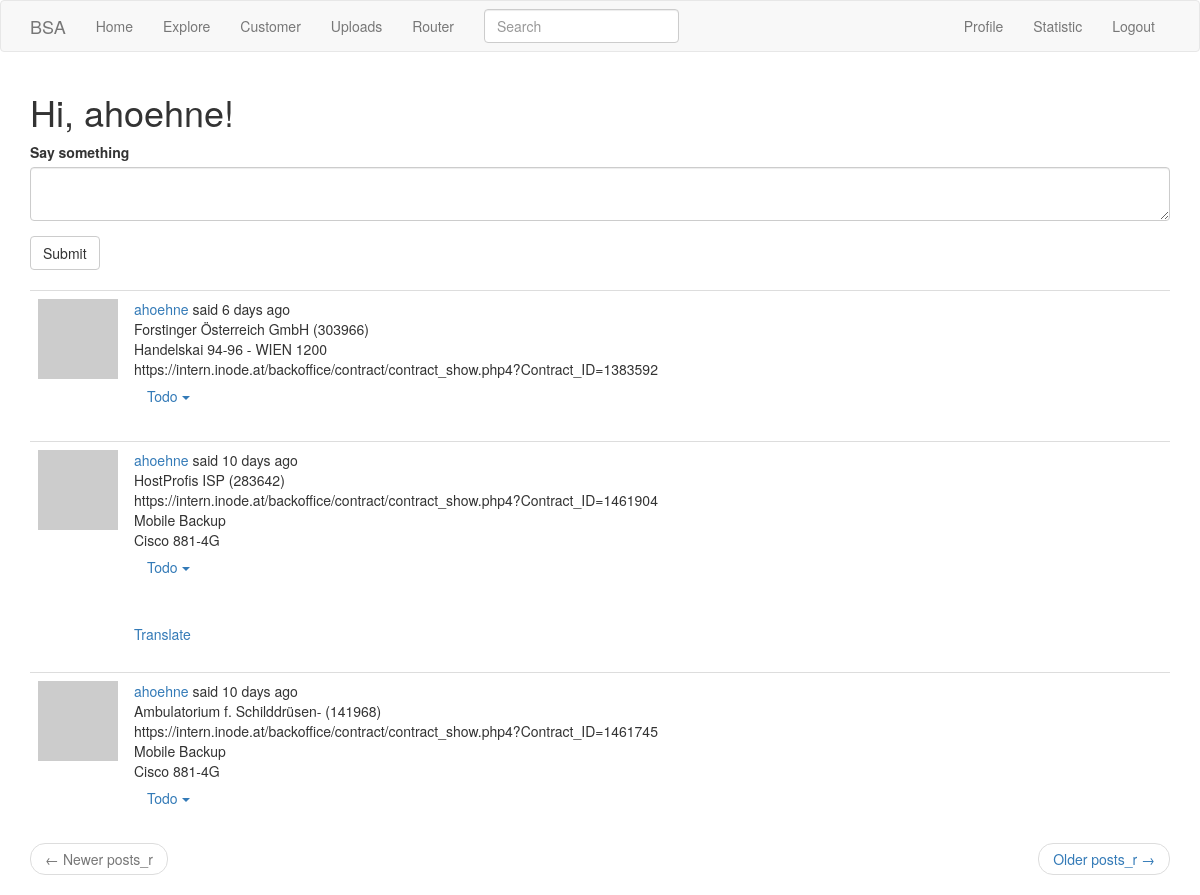
The app's page /router (signed in), older data.
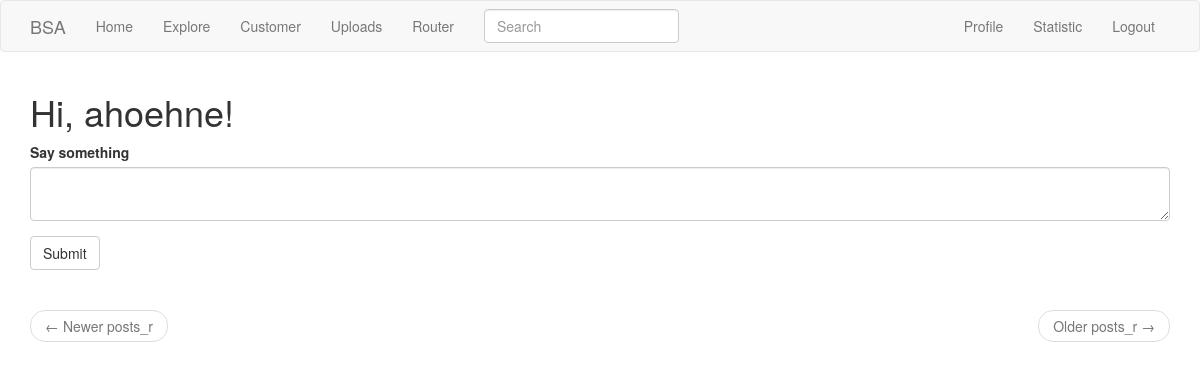
The same page, newer data.
### app/models.py (models this page shows, shortened)
class Post_r(db.Model): # ,SearchableMixin needs to be added
    id = db.Column(db.Integer, primary_key=True)
    body = db.Column(db.String(140))
    timestamp = db.Column(db.DateTime, index=True, default=datetime.utcnow)
    user_id2 = db.Column(db.Integer, db.ForeignKey('user.id'))
    language = db.Column(db.String(5))

### app/main/routes.py (the view, shortened to what this page needs)
@bp.route('/router',methods=['GET', 'POST'])
@login_required
def router():
    form = Post_r_Form()
    page = request.args.get('page', 1, type=int)
    posts_r = Post_r.query.order_by(Post_r.timestamp.desc()).paginate(
        page, current_app.config['POSTS_PER_PAGE'], False)
    next_url = url_for('main.router', page=posts_r.next_num) \
        if posts_r.has_next else None
    prev_url = url_for('main.router', page=posts_r.prev_num) \
        if posts_r.has_prev else None
    return render_template('router.html', title=_('Router') ,posts_r=posts_r.items, next_url=next_url,
                           prev_url=prev_url, form=form)

### app/main/forms.py
class SearchForm(FlaskForm):
    q = StringField(_l('Search'), validators=[DataRequired()])
    def __init__(self, *args, **kwargs):
        if 'formdata' not in kwargs:
            kwargs['formdata'] = request.args
        if 'csrf_enabled' not in kwargs:
            kwargs['csrf_enabled'] = False
        super(SearchForm, self).__init__(*args, **kwargs)

class Post_r_Form(FlaskForm):
    post_r = TextAreaField(_l('Say something'), validators=[DataRequired()])
    submit = SubmitField(_l('Submit'))

### app/main/routes.py (called while the page is built)
@bp.before_request
def before_request():
    if current_user.is_authenticated:
        current_user.last_seen = datetime.utcnow()
        db.session.commit()
        g.search_form = SearchForm()
    g.locale = str(get_locale())

### app/models.py (called while the page is built)
    @classmethod
    def before_commit(cls, session):
        session._changes = {
            'add': list(session.new),
            'update': list(session.dirty),
            'delete': list(session.deleted)
        }

    @login.user_loader
    def load_user(id):
        return User.query.get(int(id))

### app/templates/router.html (shortened to what this page needs)
{% extends "base.html" %}
{% import 'bootstrap/wtf.html' as wtf %}
{% block app_content %}
<h1>{{ _('Hi, %(username)s!', username=current_user.username) }}</h1>
{% if form %}
{{ wtf.quick_form(form) }}
<br>
{% endif %}
{% for post_r in posts_r %}
    {% include '_post_r.html' %}
{% endfor %}
<nav aria-label="...">
    <ul class="pager">
        <li class="previous{% if not prev_url %} disabled{% endif %}">
            <a href="{{ prev_url or '#' }}">
                <span aria-hidden="true">&larr;</span> {{ _('Newer posts_r') }}
            </a>
        </li>
        <li class="next{% if not next_url %} disabled{% endif %}">
            <a href="{{ next_url or '#' }}">
                {{ _('Older posts_r') }} <span aria-hidden="true">&rarr;</span>
            </a>
        </li>
    </ul>
</nav>
{% endblock %}

### app/templates/_post_r.html (shortened to what this page needs)
 <table class="table table-hover">
        <tr>
            <td width="70px">
                 <a href="{{ url_for('main.user', username=post_r.author_r.username) }}">
                    <img src="{{ post_r.author_r.avatar(70) }}" />
                </a>
            </td>
            <td>
                {{ _('%(username)s said %(when)s',
                    username=user_link, when=moment(post_r.timestamp).fromNow()) }}
                <br>
                <span id="post{{ post_r.id }}" style="white-space: pre;">{{ post_r.body }}</span>
                <div class="dropdown" id="dropdown{{post_r.id}}">
                  <button class="btn btn-link dropdown-toggle" type="button" data-toggle="dropdown" id="drop_button{{post_r.id}}">Todo
                  <span class="caret"></span></button>
                </div>
                {% if post_r.language and post_r.language != g.locale %}
                <br><br>
                <a href="#">{{ _('Translate') }}</a>
                {% endif %}
            </td>
        </tr>
</table>

Row changes from the older to the newer data that the page shows:
removed Post_r: body "Forstinger Österreich GmbH (303966) Handelskai 94-96 - WIEN 1200 https://intern.inode.at/backoffice/contract/contract_show.php4?Contract_ID=1383592"
removed Post_r: body "HostProfis ISP (283642) https://intern.inode.at/backoffice/contract/contract_show.php4?Contract_ID=1461904 Mobile Backup Cisco 881-4G"
removed Post_r: body "Ambulatorium f. Schilddrüsen- (141968) https://intern.inode.at/backoffice/contract/contract_show.php4?Contract_ID=1461745 Mobile Backup Cisco 881-4G"
